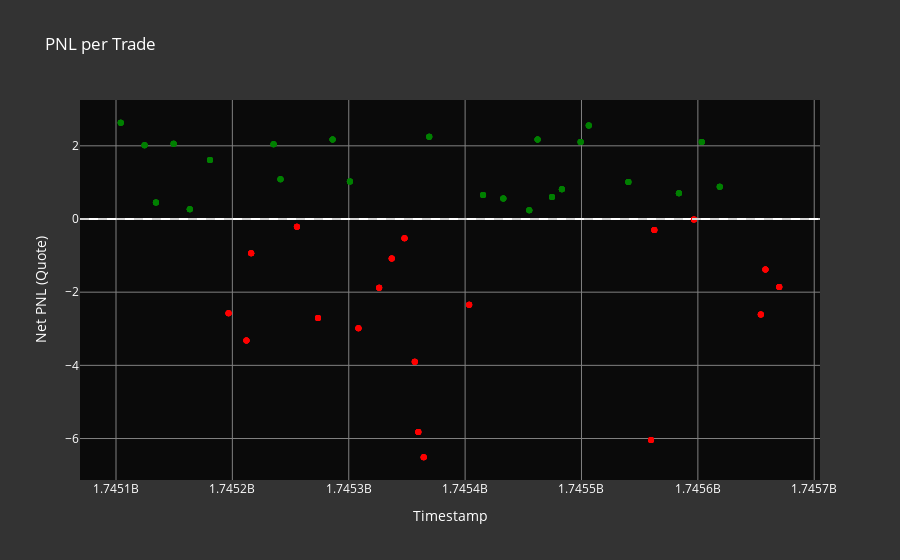

The code cell stored with this chart in its notebook:
### Markdown cell above
### Scatter of PNL per Trade
This bar chart illustrates the PNL for each individual trade. Positive PNLs are shown in green and negative PNLs in red, providing a clear view of profitable vs. unprofitable trades.

### Code cell
import plotly.express as px

# Create a new column for profitability
executors_df['profitable'] = executors_df['net_pnl_quote'] > 0

# Create the scatter plot
fig = px.scatter(
    executors_df,
    x="timestamp",
    y='net_pnl_quote',
    title='PNL per Trade',
    color='profitable',
    color_discrete_map={True: 'green', False: 'red'},
    labels={'timestamp': 'Timestamp', 'net_pnl_quote': 'Net PNL (Quote)'},
    hover_data=['filled_amount_quote', 'side']
)

# Customize the layout
fig.update_layout(
    xaxis_title="Timestamp",
    yaxis_title="Net PNL (Quote)",
    legend_title="Profitable",
    font=dict(size=12, color="white"),
    showlegend=False,
    plot_bgcolor='rgba(0,0,0,0.8)',  # Dark background
    paper_bgcolor='rgba(0,0,0,0.8)',  # Dark background for the entire plot area
    xaxis=dict(gridcolor="gray"),
    yaxis=dict(gridcolor="gray")
)

# Add a horizontal line at y=0 to clearly separate profits and losses
fig.add_hline(y=0, line_dash="dash", line_color="lightgray")

# Show the plot
fig.show()
